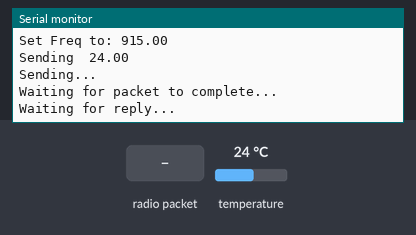
Recording of a sketch running on a simulated Arduino Uno, built with avr-gcc and run on an emulated ATmega328P. Shown: the last lines printed to the serial monitor. Inputs (shaded band) come from the test bench; at power-on: temperature 24 °C. No radio packets arrive unless stated.

Above: at 1.3 s.
1.4 s: radio packet "1" arrives
At 2.5 s:
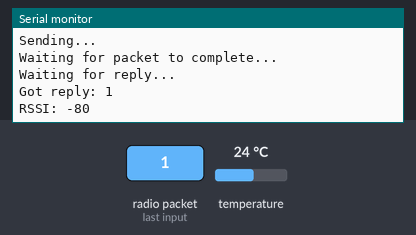
2.9 s: temperature set to 12 °C
At 5.1 s:
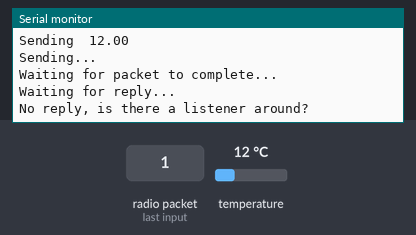
8.6 s: radio packet "0" arrives
At 9.8 s:
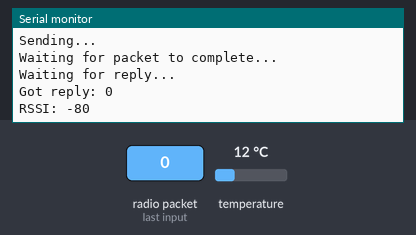
10.1 s: temperature set to 19 °C
At 11.7 s:
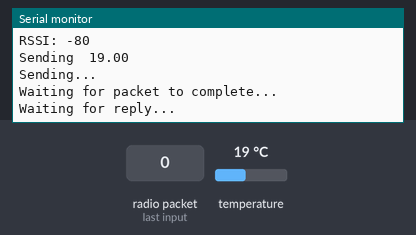
Timing chart, 0 to 12.6 s (numbered marks = the images above; inputs shaded):
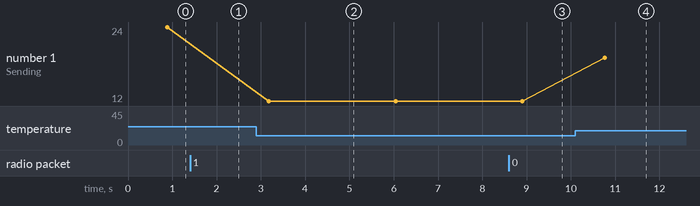

The sketch:

Preston_GTR.ino
```cpp
      // Feather9x_TX
// -*- mode: C++ -*-
// Example sketch showing how to create a simple messaging client (transmitter)
// with the RH_RF95 class. RH_RF95 class does not provide for addressing or
// reliability, so you should only use RH_RF95 if you do not need the higher
// level messaging abilities.
// It is designed to work with the other example Feather9x_RX

#include <SPI.h>
#include <RH_RF95.h>
#include <OneWire.h>
#include <DallasTemperature.h>
 #include <SoftwareSerial.h>
//Data wire
#define ONE_WIRE_BUS 10
OneWire oneWire(ONE_WIRE_BUS);
DallasTemperature sensors(&oneWire);

//GPS
SoftwareSerial mySerial(11, 12);
#define PMTK_SET_NMEA_UPDATE_1HZ  "$PMTK220,1000*1F"
#define PMTK_SET_NMEA_OUTPUT_RMCONLY "$PMTK314,0,1,0,0,0,0,0,0,0,0,0,0,0,0,0,0,0,0,0*29"

/* for feather32u4 */
#define RFM95_CS 8
#define RFM95_RST 4
#define RFM95_INT 7

// Change to 434.0 or other frequency, must match RX's freq!
#define RF95_FREQ 915.0

// Singleton instance of the radio driver
RH_RF95 rf95(RFM95_CS, RFM95_INT);

void setup()
{
  pinMode(RFM95_RST, OUTPUT);
  digitalWrite(RFM95_RST, HIGH);

   mySerial.begin(57600);

  while (!Serial);
  Serial.begin(9600);
  delay(100);

  Serial.println("Feather LoRa TX Test!");

  // manual reset
  digitalWrite(RFM95_RST, LOW);
  delay(10);
  digitalWrite(RFM95_RST, HIGH);
  delay(10);

  while (!rf95.init()) {
    Serial.println("LoRa radio init failed");
    while (1);
    //GPS
    mySerial.begin(9600);
  }
  Serial.println("LoRa radio init OK!");

  // Defaults after init are 434.0MHz, modulation GFSK_Rb250Fd250, +13dbM
  if (!rf95.setFrequency(RF95_FREQ)) {
    Serial.println("setFrequency failed");
    while (1);
  }
  Serial.print("Set Freq to: "); Serial.println(RF95_FREQ);
  rf95.setTxPower(23, false);
}

int16_t packetnum = 0;  // packet counter, we increment per xmission

void loop()
{
  // Send a message
  sensors.requestTemperatures();
  char rad = sensors.getTempCByIndex(0);
  char radiopacket[30];
  dtostrf(rad, 6, 2, radiopacket);
  Serial.print("Sending "); Serial.println(radiopacket);
  Serial.println("Sending..."); delay(10);
  radiopacket[6] = ' ';
  radiopacket[7] = 'c';
  radiopacket[8] = 'e';
  radiopacket[9] = 'l';
  radiopacket[10] = 's';
  radiopacket[11] = 'i';
  radiopacket[12] = 'u';
  radiopacket[13] = 's';
  //
  rf95.send((uint8_t *)radiopacket, 20);

  Serial.println("Waiting for packet to complete..."); delay(10);
  rf95.waitPacketSent();
  // Now wait for a reply
  uint8_t buf[RH_RF95_MAX_MESSAGE_LEN];
  uint8_t len = sizeof(buf);


  Serial.println("Waiting for reply..."); delay(10);
  if (rf95.waitAvailableTimeout(1000))
  {
    //a reply message
    if (rf95.recv(buf, &len))
   {
      Serial.print("Got reply: ");
      Serial.println((char*)buf);
      Serial.print("RSSI: ");
      Serial.println(rf95.lastRssi(), DEC);
    }
    else
    {
      Serial.println("Receive failed");
    }
  }
  else
  {
    Serial.println("No reply, is there a listener around?");
  }
  delay(1000);
}
```

Measured:
- after the input at 1.4 s, the serial monitor: prints a new line at once (image 1)
- after the input at 2.9 s, the serial monitor: prints a new line after 0.28 s (image 2)
- after the input at 8.6 s, the serial monitor: prints a new line after 0.41 s (image 3)
- after the input at 10.1 s, the serial monitor: prints a new line after 0.66 s (image 4)
- plotted number 1: 24 → 12 after the input at 2.9 s, 12 → 19 after the input at 10.1 s
